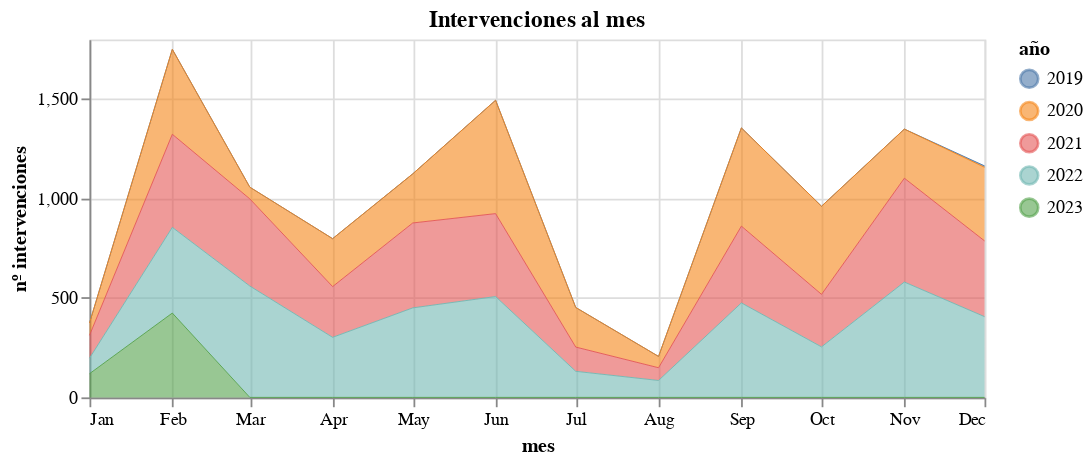

Source (notebook cell):
### Code cell
base = alt.Chart(ninterv_fecha, title="Intervenciones al mes").encode(
    x=alt.X('month(fecha):T', title="mes"),
    y=alt.Y('sum(count):Q', title="nº intervenciones"),
    color=alt.Color('year(fecha):N', title="año")
).properties(
    width=600,
    height=100
)




f1 = base.mark_area(interpolate="linear", opacity=0.6, line={"size":0.5}).properties(width=500, height=200)


f1

### Figure 1 — Vega-Lite specification as saved in the notebook (floating-point values rounded to 4 significant figures; data arrays with more than 128 entries replaced by an {"elided": "..."} marker saying what was removed)
{"config": {"view": {"continuousWidth": 300, "continuousHeight": 300}}, "data": {"name": "data-f271df91dccf4204a2c7609060d1fefa"}, "mark": {"type": "area", "interpolate": "linear", "line": {"size": 0.5}, "opacity": 0.6}, "encoding": {"color": {"field": "fecha", "timeUnit": "year", "title": "año", "type": "nominal"}, "x": {"field": "fecha", "timeUnit": "month", "title": "mes", "type": "temporal"}, "y": {"aggregate": "sum", "field": "count", "title": "nº intervenciones", "type": "quantitative"}}, "height": 200, "title": "Intervenciones al mes", "width": 500, "$schema": "https://vega.github.io/schema/vega-lite/v5.6.1.json", "datasets": {"data-f271df91dccf4204a2c7609060d1fefa": {"elided": "239 records"}}}
